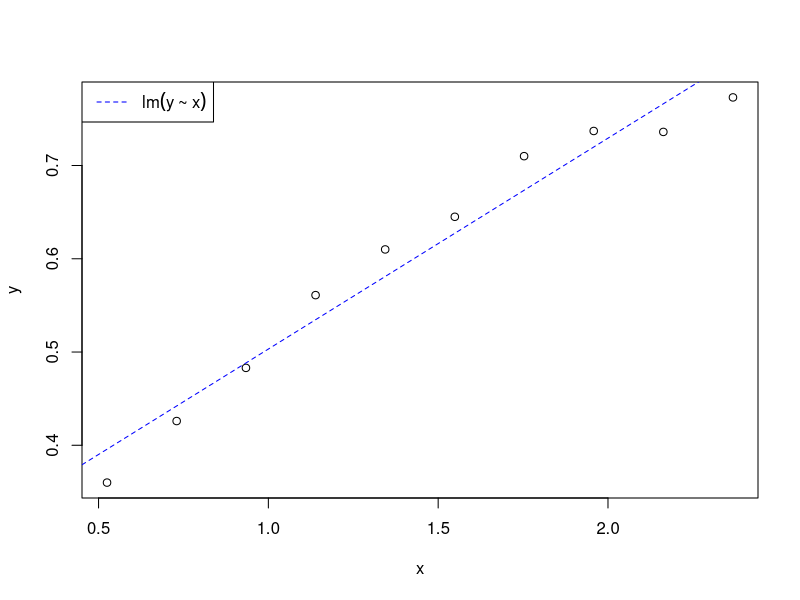
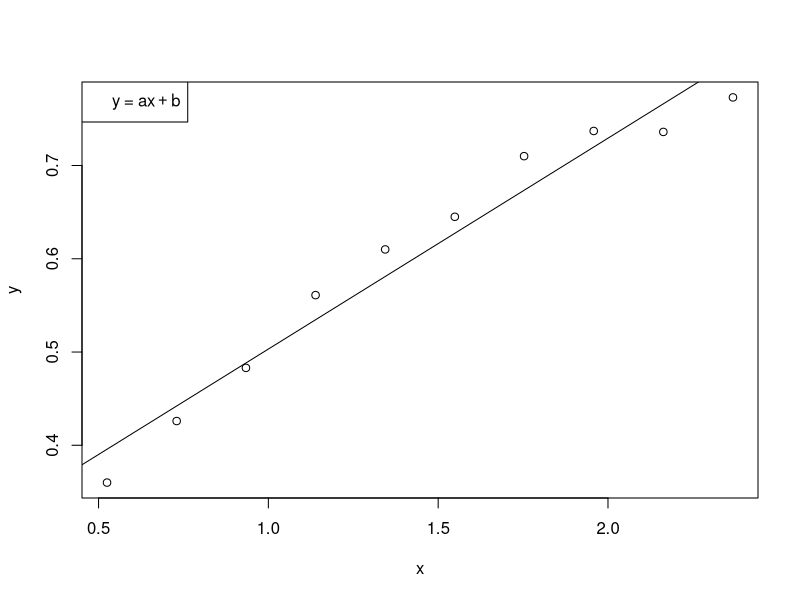
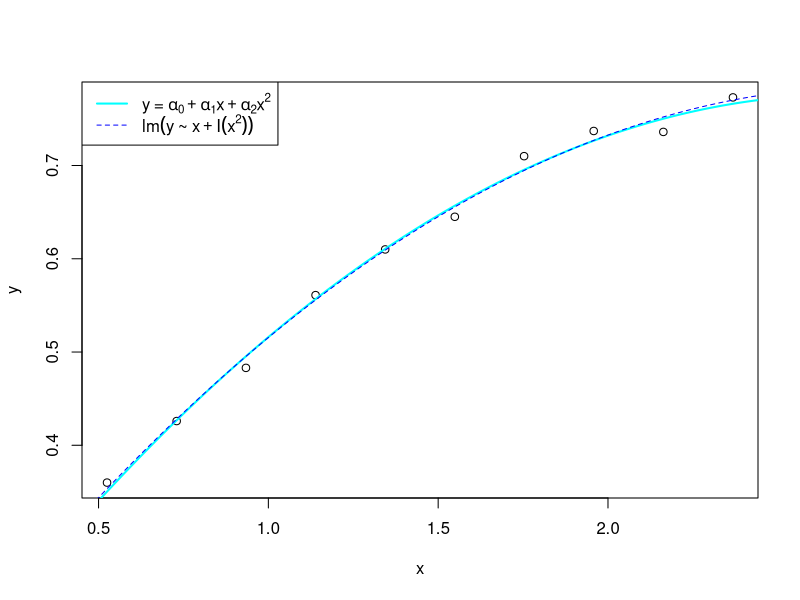
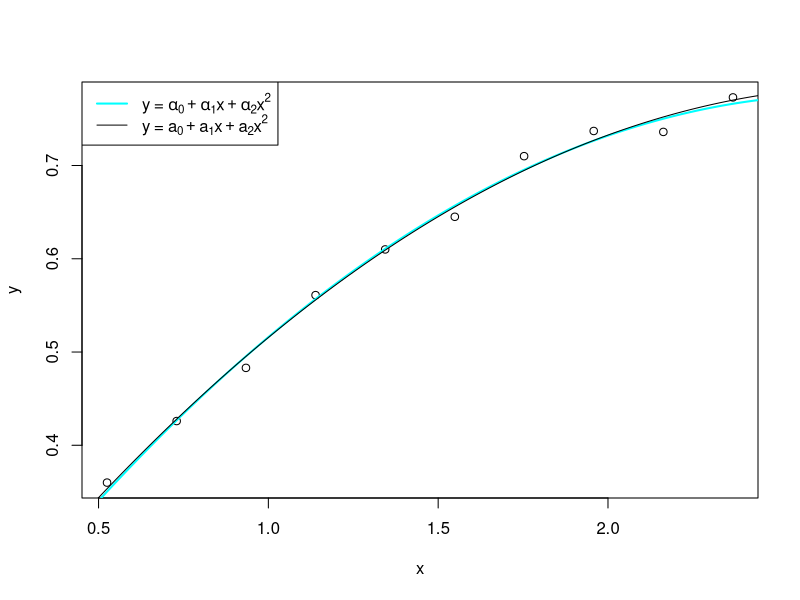

Reproduce these figures in R, in order.
## ---- chunk 1
x <- c(0.525, 0.730, 0.934, 1.139, 1.344, 1.549, 1.753, 1.958, 2.163, 2.368)
y <- c(0.360, 0.426, 0.483, 0.561, 0.610, 0.645, 0.710, 0.737, 0.736, 0.773)
## ---- chunk 2
#| label: fig-lin-aprox-builtin
#| fig-cap: График встроенной линейной апроксимирующей функции
f1 <- lm(y~x)
plot(x, y)
abline(f1, col="blue", lty=2)
legend("topleft", legend=expression(lm(y~'~'~x)), lty=2, lwd=1, col="blue")
## ---- chunk 3
summary(f1)
coef(f1)
## ---- chunk 4
determinant <- function(matrix) {
  if (ncol(matrix) == nrow(matrix)) {
    if (ncol(matrix) == 1) {
      return(matrix[1, 1])
    } else if (ncol(matrix) == 2) {
      result <- (matrix[1, 1] * matrix[2, 2]) - (matrix[1, 2] * matrix[2, 1])
      return(result)
    } else {
      det <- 0
      for (i in 1:ncol(matrix)) {
        sign <- (-1)^(i+1)
        minor <- matrix[-1, -i]
        det <- det + sign * matrix[1, i] * determinant(minor)
      }
      return(det)
    }
  } else {
    return("Error: Input matrix is not square")
  }
}

k11 <- sum(x^2)
k12 <- sum(x)
b1  <- sum(x * y)

k21 <- sum(x)
k22 <- length(x)
b2  <- sum(y)

m1 <- matrix(c(k11, k12,
               k21, k22), ncol=2, byrow=T)

m1_a = matrix(c(b1, k12,
                b2, k22), ncol=2, byrow=T)

m1_b = matrix(c(k11, b1,
                k21, b2), ncol=2, byrow=T)

det_m1 <- determinant(m1)
det_a = determinant(m1_a)
det_b = determinant(m1_b)

a = det_a / det_m1
b = det_b / det_m1

a_accurate <- coef(f1)[2]
b_accurate <- coef(f1)[1]

a_abs_err <- abs(a_accurate - a)
b_abs_err <- abs(b_accurate - b)
a_rel_err <- a_abs_err / abs(a_accurate)
b_rel_err <- b_abs_err / abs(b_accurate)
## ---- chunk 5
#| label: fig-lin-approx-my
#| fig-cap: График полученной линейной апроксимирующей функции
xi = seq(0, 3, 0.1)
yi = a*xi + b
plot(x, y)
legend("topleft", legend=expression(y~'='~a*x + b))
lines(xi, yi)
## ---- chunk 6
as_accurate <- c(0.120, 0.486, -0.090)
f2 <- lm(y~x + I(x^2))
xi <- seq(0, 3, 0.01)
yi <- predict(f2, data.frame(x=xi))
yi_accurate <- as_accurate[1] + as_accurate[2]*xi + as_accurate[3]*xi^2 
## ---- chunk 7
#| label: fig-square-approx-defined
#| fig-cap: График встроенной квадратичной апроксимирующей функции
plot(x, y)
lines(xi, yi_accurate, col="cyan", lty=1, lwd=2)
lines(xi, yi, col="blue", lty=2)
legend("topleft", legend=c(
  expression(y~'='~alpha[0] + alpha[1]*x + alpha[2]*x^2),
  expression(lm(y~'~'~x + I(x^2)))),
  lty=c(1, 2), lwd=c(2, 1), col=c("cyan", "blue")
)

## ---- chunk 8

k11 <- sum(x^2)
k12 <- sum(x)
k13 <- length(x)
b1  <- sum(y)

k21 <- sum(x^3)
k22 <- sum(x^2)
k23 <- sum(x)
b2  <- sum(x*y)

k31 <- sum(x^4)
k32 <- sum(x^3)
k33 <- sum(x^2)
b3  <- sum(x^2 * y)

m2    <- matrix(c(k11, k12, k13,
                  k21, k22, k23,
                  k31, k32, k33), ncol=3, nrow=3, byrow=T)

m2_a0 <- matrix(c(b1, k12, k13,
                  b2, k22, k23,
                  b3, k32, k33), ncol=3, nrow=3, byrow=T)

m2_a1 <- matrix(c(k11, b1, k13,
                  k21, b2, k23,
                  k31, b3, k33), ncol=3, nrow=3, byrow=T)

m2_a2 <- matrix(c(k11, k12, b1,
                  k21, k22, b2,
                  k31, k32, b3), ncol=3, nrow=3, byrow=T)

det_m2 <- determinant(m2)
det_a0 <- determinant(m2_a0)
det_a1 <- determinant(m2_a1)
det_a2 <- determinant(m2_a2)

a0 <- det_a0 / det_m2
a1 <- det_a1 / det_m2
a2 <- det_a2 / det_m2
as_my = c(a2, a1, a0)

as_abs_err = abs(as_accurate - as_my)
as_rel_err = as_abs_err / abs(as_my)
## ---- chunk 9

f <- function(x) {
  as_my[1] + as_my[2]*x + as_my[3]*x^2
}
yi <- f(xi)
## ---- chunk 10
#| label: fig-square-approx-my
#| fig-cap: График полученной квадратичной апроксимирующей функции
plot(x, y)
lines(xi, yi_accurate, col="cyan", lwd=2)
lines(xi,yi, col="black")
legend("topleft", legend=c(
  expression(y~'='~alpha[0] + alpha[1]*x + alpha[2]*x^2),
  expression(y~'='~a[0] + a[1]*x + a[2]*x^2)),
  lty=c(1, 1), lwd=c(2,1), col=c("cyan", "black")
)
